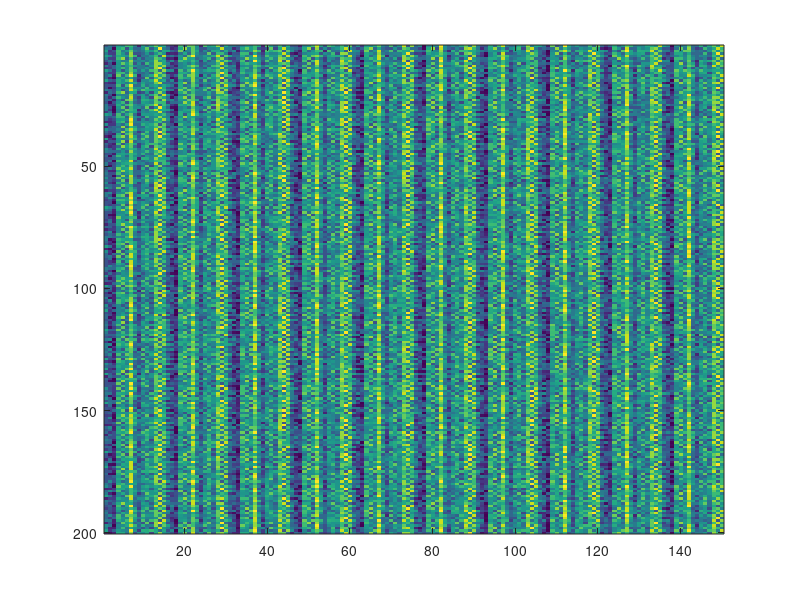

Here is the MATLAB script that generated this plot: (Note: this script raises an error after producing the figure.)
% Operaciones con Matrices
% By Daniel Alvarez


arreglo = rand (1,9);              % genera un arreglo de 9 datos al azar entre el 0 y el 1
RUT = [2 0 5 6 8 2 4 5 7];         % Arreglo con los dígitos de RUT (1x9)

suma = RUT + arreglo;              % Suma al arreglo RUT el arreglo generado al azar
resta = RUT - arreglo;             % Resta al arreglo RUT el arreglo al azar
mult = RUT.* arreglo;              % Mutiplica el arreglo RUT con el arreglo gernerado al azar

matriz_r = [suma;resta;mult];      % Genera una Matriz con los resultados anteriores

columna5 = matriz_r (:, 5);        % Selecciona todas las filas con : y con un 5 se extrae la quinta columna
matriz_mod = [matriz_r, columna5]; % Agrega al final de la matriz anterior la columna 5 de esta misma

matriz_2x15 = reshape(matriz_mod, 2, 15);   % Convierte la matriz de un tamaño 2x10 a 2x15

matriz_rep = repmat(matriz_2x15, 100, 10);  % Repite la matriz
size (matriz_rep);                          % Para verificar que el tamaño sea correcto (200x150)

matriz_max5 = randi(5,200,150);              % Genera una matriz aleatoria de 200x150 con valores de máximo 5
resultado = matriz_rep + matriz_max5;        % Suma la matriz al azar con la anterior

imagesc (resultado)                         % Se visualiza la matriz como una imagen
title ("Imagen Generada", color = [0 0 1])  % Le da un título a la imagen con color azul



